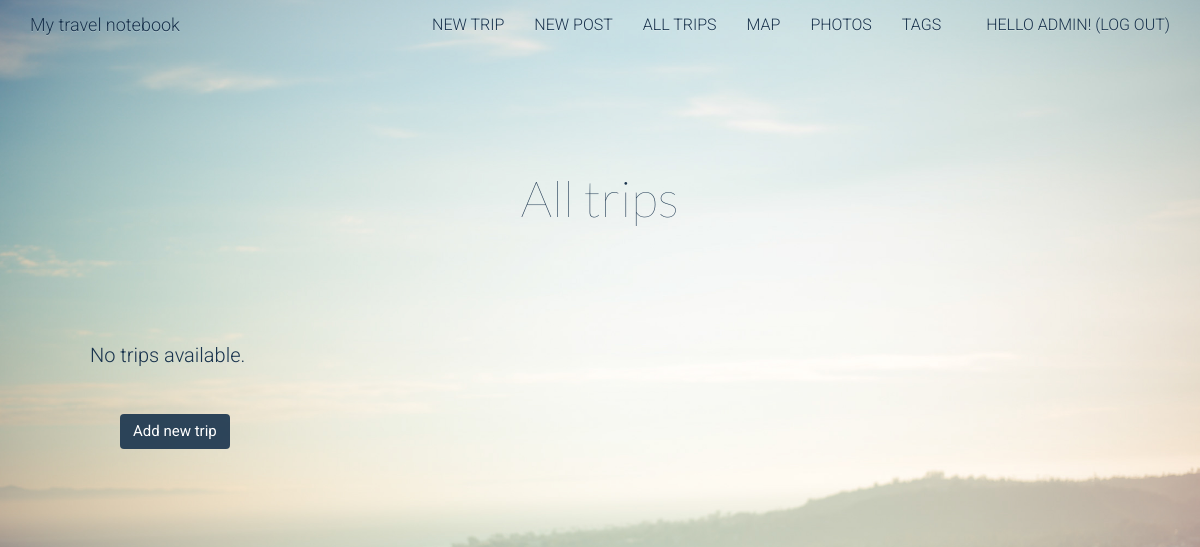
Page /trips_show/ (signed in) on the earlier database version.
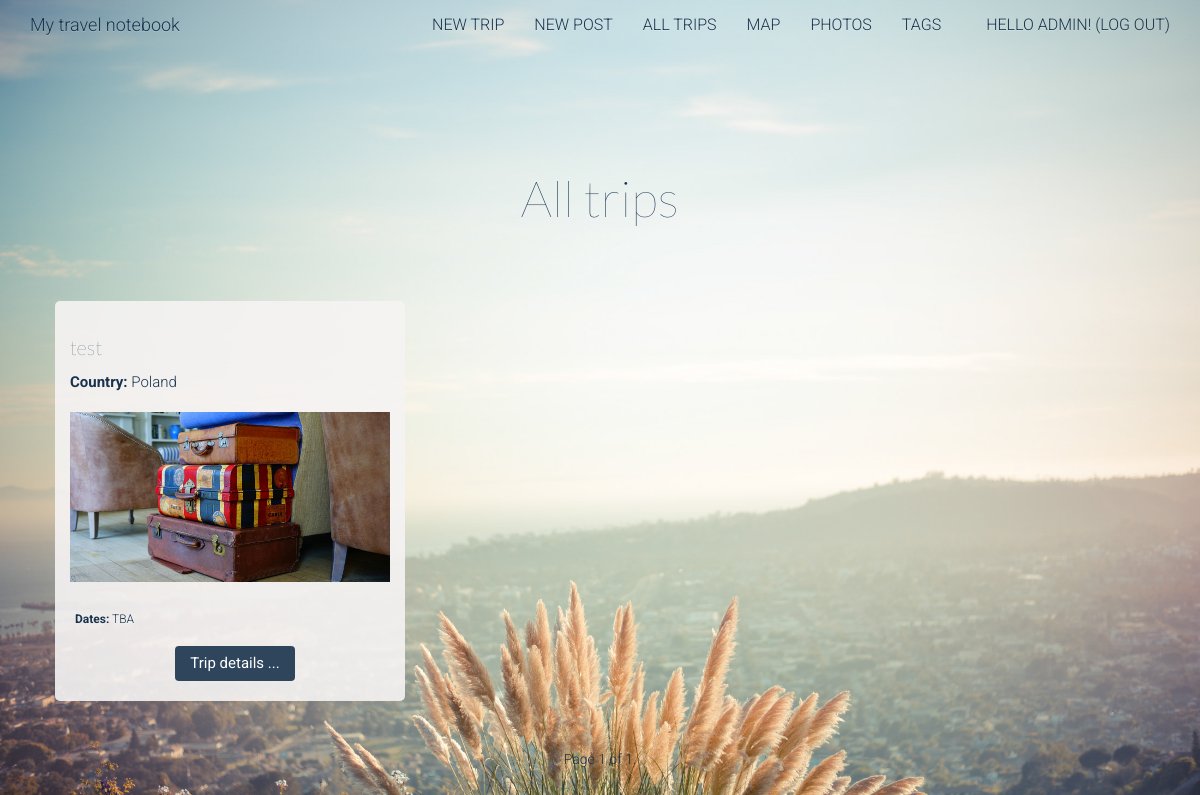
Same page on the later database version.
### main/models.py (models this page shows, shortened)
class Trip(models.Model):
    title = models.CharField(max_length=100)
    image = models.ImageField(upload_to=upload_location, null=True, blank=True)
    slug = models.SlugField(unique=True)
    text = models.TextField(blank=True)
    date_start = models.DateField(null=True, blank=True)
    date_end = models.DateField(null=True, blank=True)
    country = models.CharField(max_length=30)
    created_date = models.DateTimeField(default=timezone.now)
    owner = models.ForeignKey(User)
    lon= models.FloatField(null=True, blank=True)
    lat= models.FloatField(null=True, blank=True)

### main/views.py (the view)
# urls.py: url(r'^trips_show/$', views.trips_show, name='trips_show'),
@login_required
def trips_show(request):
    list_of_trips = Trip.objects.filter(owner=request.user).order_by('title')
    paginator = Paginator(list_of_trips, 9) # Show 25 contacts per page
    page = request.GET.get('page')
    try:
        list_of_trips = paginator.page(page)
    except PageNotAnInteger:
        list_of_trips = paginator.page(1)
    except EmptyPage:
        list_of_trips = paginator.page(paginator.num_pages)
    context = {
        'list_of_trips': list_of_trips
        }
    return render(request, 'main/trips_show.html', context)

### main/templates/main/trips_show.html (shortened to what this page needs)
{% extends "main/base.html" %}
{% load staticfiles %}
{% block stylesheets %}
    {{ block.super}}
    <link rel="stylesheet" type="text/css" href="{% static 'css/main/trips_show.css' %}"/>
{% endblock %}
{% block content %}
<div>
  <h1>All trips</h1>
</div>
<div class="trips-show-content">
{% if list_of_trips %}
    {% for trip in list_of_trips %}
        <section class="trip-container">
            {% include "main/trip.html" with trip_text=trip.text|truncatechars:30 trip_title=trip.title|truncatechars:30 %}
        </section>
    {% endfor %}
</div>
    <footer>
        <div class="pagination">
            <span class="step-links">
                <span class="current">
                    Page {{ list_of_trips.number }} of {{ list_of_trips.paginator.num_pages }}.
                </span>
            </span>
        </div>
    </footer>
{% else %}
<div class="no-items-info">
    <p>No trips available.</p>
    <button type="button" class="btn btn-tag"> <a href="{% url 'main:trip_new' %}">Add new trip</a></button>
</div>
{% endif %}
{% endblock %}

### main/templates/main/base.html (shortened to what this page needs)
<!DOCTYPE html>
{% load staticfiles %}
<html lang="en">
<head>
    {% include 'head_css.html' %}
    {% block stylesheets %}<link rel="stylesheet" type="text/css" href="{% static 'css/main/style.css' %}"/>{% endblock %}
</head>
<body>
    {% include 'main/page_header.html' %}
    <div class="container">
       {% block content %}
       {% endblock %}
    </div>
</body>
</html>

### main/templates/head_css.html (shortened to what this page needs)
{% load staticfiles %}
    <link rel="stylesheet" href="https://maxcdn.bootstrapcdn.com/bootstrap/3.3.6/css/bootstrap.min.css">
    <link rel="stylesheet" href="https://maxcdn.bootstrapcdn.com/bootstrap/3.3.6/css/bootstrap-theme.min.css">
 <link rel="stylesheet" href="http://cdn.leafletjs.com/leaflet/v0.7.7/leaflet.css" />

### main/templates/main/page_header.html
    <div class='navbar navbar-static-top'>
        <div class="container">
            <a href="{% url 'main:index' %}" class="navbar-brand">My travel notebook</a>
             <ul class="navbar-nav navbar-right list-unstyled">
            {% if user.is_authenticated %}
                <li><a href="{% url 'main:trip_new' %}" class="top-menu">New trip</a></li>
                <li><a href="{% url 'main:post_new' %}"class="top-menu">New post</a></li>
                <li><a href="{% url 'main:trips_show' %}" class="top-menu">All trips</a></li>
                <li><a href="{% url 'main:map' %}"class="top-menu">Map</a></li>
                <li><a href="{% url 'main:photos_show' %}"class="top-menu">Photos</a></li>
                <li><a href="{% url 'main:tags_show' %}"class="top-menu">Tags</a></li>
            {% endif %}
            {% if user.is_authenticated %}
                 <li class="top-menu"><a href="{% url 'django.contrib.auth.views.logout' %}" class="top-menu">Hello {{ user.username }}! (LOG OUT)</a></li>
            {% else %}
                 <li><a href="{% url 'auth_login' %}" class="top-menu signup-btn">LOGIN</a></li>
                 <li><a href="{% url 'registration_register' %}" class="top-menu signup-btn">SIGNUP</a></li>
            {% endif %}
           </ul>
        </div>
    </div>

### main/templates/main/trip.html (shortened to what this page needs)
<div class="trip-title-container">
	<h3 class="trip-title">{{ trip_title }}</h3>
</div>
<div class="trip-country-container">
	<p class="trip-country"><label>Country:</label> {{ trip.country }}</p>
</div>
{% if trip.image %}
	<div class="trip-img-container">
		<img src="{{ trip.image.url }}" class="img-responsive trip-img"/>
	</div>
{% endif %}
<div class="trip-dates-container">
	<ul class="trip-dates">
		{% if trip.date_start and trip.date_end %}
		    <li><label>Start date:</label> {{ trip.date_start }}</li>
		    <li><label>End date:</label> {{ trip.date_end }}</li>
		{% else %}
			<li><label>Dates:</label> TBA</li>
		{% endif %}
	</ul>
</div>
<div class="btn-trip-detail-container">
    <button type="button" class="btn btn-trip-detail"> <a href="{% url 'main:trip_detail' trip.slug %}">Trip details ...</a></button>

### main/templates/javascript.html (shortened to what this page needs)
{% load staticfiles %}

### main/static/css/main/style.css (style rules this page uses)
* { margin: 0; padding: 0; border: 0 none; position: relative; }
html { height: 100%; margin: 0; }
body { width:100%; background: url(images/sunrise.jpg) no-repeat center fixed; background-size: cover; font-family: 'Roboto', sans-serif; font-weight: 300; line-height: 1.9; color: #19334d; margin: 0; word-wrap: break-word; }
h1, h2, h3 { font-family: 'Lato', sans-serif; }
h1 { font-size: 50px; font-weight: 100; margin-bottom: 70px; margin-top: 100px; text-align: center; }
h3 { font-size: 25px; font-weight: 100; }
p { font-size: 15px; }
ul { margin-bottom: 25px; }
a { color: rgba(255,165,0,0.9); }
ul li { display: inline; padding-right: 15px; font-size: 15px; }
button { text-decoration: none; background-color: rgba(25,51,77, 0.9); border-radius: 1px; padding: 6px; color: #ffffff; font-size: 15px width: 100px; }
button a { color: #ffffff; font-size: 15px; text-decoration: none; }
label { font-weight: 700; }
footer { position: relative; margin-top: -150px; height: 50px; clear:both; padding-top:20px; text-align: center; color: rgba(25,51,77, 1); }
.top-menu { font-size: 16px; margin-left: 15px; float: right; color: #19334d; text-decoration: none; text-transform: uppercase; }
.navbar-brand { color: #19334d; text-decoration: none; }
.img-responsive { display: block; margin-left: auto; margin-right: auto; }

### main/static/css/main/trips_show.css (style rules this page uses)
.trips-show-content { margin-left: 20px; }
.trip-container { background: rgba(246,243,243,0.9); border-radius: 5px; width: 350px; height: 400px; display: block; float:left; margin: 5px; padding:15px; font-size: 12px; }
.trip-title-container { padding-bottom: 0; }
.trip-title { font-size: 20px; margin-bottom: 5px; padding-bottom: 5px; }
.trip-img-container { max-width:100%; max-height: 170px; overflow: hidden; }
.trip-img-container img { width: 400px; height: auto; }
.trip-dates-container { padding-left: 5px; position: absolute; bottom: 40px; }
.trip-dates li { font-size: 12px; }
.btn-trip-detail-container { text-align:center; margin:auto; position: absolute; bottom: 20px; left: 120px; }
.btn-trip-detail { width: 120px; margin:auto; }

Differences in the rows shown:
added Trip: title "test", country "Poland", image (picture), shows "Dates:"
Other differences:
{{ list_of_trips.number }}: (not shown) → "1"
{{ list_of_trips.paginator.num_pages }}: (not shown) → "1"
text no longer shown: "No trips available. Add new trip"
text now shown: "Page of ."
